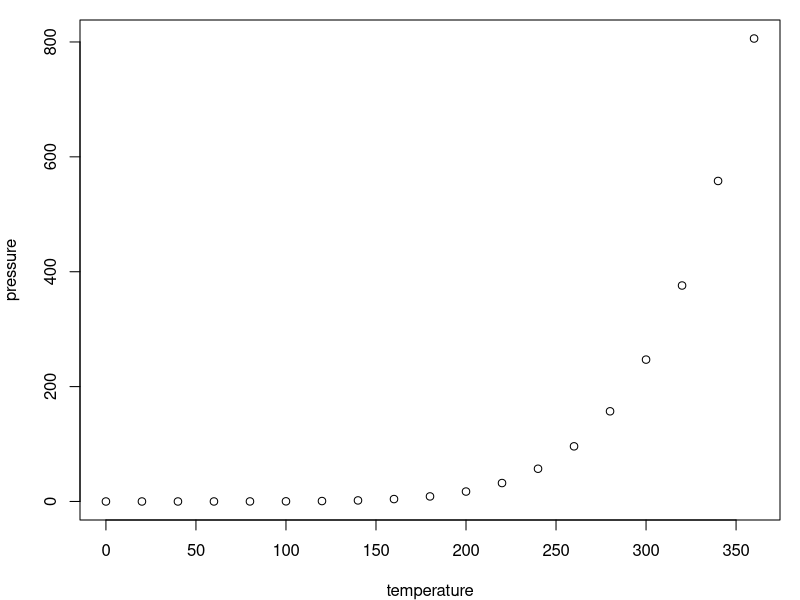

Source code (R):
## ---- chunk 1
#| out-width: "65%"
#| echo: true

par(mar = c(4, 4, 1, 1)) 
plot(pressure)
## ---- chunk 2
#| echo: true
summary(lm(cyl ~ disp, mtcars))
## ---- chunk 3
#| eval: true
#| echo: true 
#| code-line-numbers: false
#| classes: code-90


# added `#| classes: code-90`
2 + 4
## ---- chunk 4
#| eval: true
#| echo: true 
#| code-line-numbers: false


# normal size, no #| classes: option
2 + 4
## ---- chunk 5
#| eval: true
#| echo: true 
#| code-line-numbers: false
#| classes: code-125

# added `#| classes: code-125`
2 + 4
## ---- chunk 6
#| eval: true
#| echo: true 
#| code-line-numbers: false
#| classes: code-150

# added `#| classes: code-150`
2 + 4
## ---- chunk 7
#| eval: true
#| echo: true 
#| code-line-numbers: false
#| classes: code-200

# added `#| classes: code-200`
2 + 4
